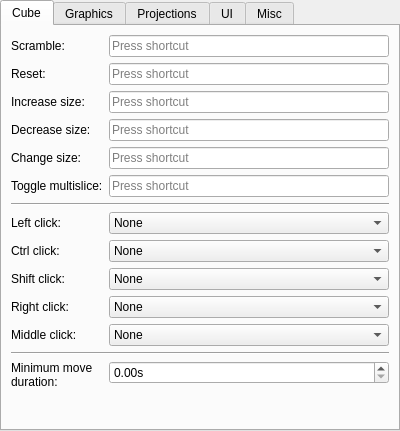
<?xml version="1.0" encoding="UTF-8"?>
<ui version="4.0">
 <class>ControlsWidget</class>
 <widget class="QWidget" name="ControlsWidget">
  <property name="geometry">
   <rect>
    <x>0</x>
    <y>0</y>
    <width>400</width>
    <height>431</height>
   </rect>
  </property>
  <property name="windowTitle">
   <string>Form</string>
  </property>
  <layout class="QVBoxLayout" name="verticalLayout">
   <property name="leftMargin">
    <number>0</number>
   </property>
   <property name="topMargin">
    <number>0</number>
   </property>
   <property name="rightMargin">
    <number>0</number>
   </property>
   <property name="bottomMargin">
    <number>0</number>
   </property>
   <item>
    <widget class="QTabWidget" name="tabWidget">
     <property name="currentIndex">
      <number>0</number>
     </property>
     <widget class="QWidget" name="tab">
      <attribute name="title">
       <string>Cube</string>
      </attribute>
      <layout class="QVBoxLayout" name="verticalLayout_2">
       <item>
        <layout class="QFormLayout" name="formLayout_4">
         <item row="0" column="0">
          <widget class="QLabel" name="label">
           <property name="text">
            <string>Scramble:</string>
           </property>
          </widget>
         </item>
         <item row="0" column="1">
          <widget class="QKeySequenceEdit" name="scrambleKeySequenceEdit"/>
         </item>
         <item row="1" column="0">
          <widget class="QLabel" name="label_2">
           <property name="text">
            <string>Reset:</string>
           </property>
          </widget>
         </item>
         <item row="1" column="1">
          <widget class="QKeySequenceEdit" name="resetKeySequenceEdit"/>
         </item>
         <item row="2" column="0">
          <widget class="QLabel" name="label_3">
           <property name="text">
            <string>Increase size:</string>
           </property>
          </widget>
         </item>
         <item row="2" column="1">
          <widget class="QKeySequenceEdit" name="increaseSizeKeySequenceEdit"/>
         </item>
         <item row="3" column="0">
          <widget class="QLabel" name="label_4">
           <property name="text">
            <string>Decrease size:</string>
           </property>
          </widget>
         </item>
         <item row="3" column="1">
          <widget class="QKeySequenceEdit" name="decreaseSizeKeySequenceEdit"/>
         </item>
         <item row="4" column="0">
          <widget class="QLabel" name="label_5">
           <property name="text">
            <string>Change size:</string>
           </property>
          </widget>
         </item>
         <item row="4" column="1">
          <widget class="QKeySequenceEdit" name="changeSizeKeySequenceEdit"/>
         </item>
         <item row="5" column="0">
          <widget class="QLabel" name="label_6">
           <property name="text">
            <string>Toggle multislice:</string>
           </property>
          </widget>
         </item>
         <item row="5" column="1">
          <widget class="QKeySequenceEdit" name="toggleMultisliceKeySequenceEdit"/>
         </item>
         <item row="6" column="0" colspan="2">
          <widget class="Line" name="line">
           <property name="orientation">
            <enum>Qt::Horizontal</enum>
           </property>
          </widget>
         </item>
         <item row="7" column="0">
          <widget class="QLabel" name="label_35">
           <property name="text">
            <string>Left click:</string>
           </property>
          </widget>
         </item>
         <item row="7" column="1">
          <widget class="QComboBox" name="leftClickComboBox">
           <item>
            <property name="text">
             <string>None</string>
            </property>
           </item>
           <item>
            <property name="text">
             <string>Quarter turn</string>
            </property>
           </item>
           <item>
            <property name="text">
             <string>Half turn</string>
            </property>
           </item>
           <item>
            <property name="text">
             <string>Rotation</string>
            </property>
           </item>
          </widget>
         </item>
         <item row="8" column="0">
          <widget class="QLabel" name="label_33">
           <property name="text">
            <string>Ctrl click:</string>
           </property>
          </widget>
         </item>
         <item row="8" column="1">
          <widget class="QComboBox" name="ctrlClickComboBox">
           <item>
            <property name="text">
             <string>None</string>
            </property>
           </item>
           <item>
            <property name="text">
             <string>Quarter turn</string>
            </property>
           </item>
           <item>
            <property name="text">
             <string>Half turn</string>
            </property>
           </item>
           <item>
            <property name="text">
             <string>Rotation</string>
            </property>
           </item>
          </widget>
         </item>
         <item row="9" column="0">
          <widget class="QLabel" name="label_34">
           <property name="text">
            <string>Shift click:</string>
           </property>
          </widget>
         </item>
         <item row="9" column="1">
          <widget class="QComboBox" name="shiftClickComboBox">
           <item>
            <property name="text">
             <string>None</string>
            </property>
           </item>
           <item>
            <property name="text">
             <string>Quarter turn</string>
            </property>
           </item>
           <item>
            <property name="text">
             <string>Half turn</string>
            </property>
           </item>
           <item>
            <property name="text">
             <string>Rotation</string>
            </property>
           </item>
          </widget>
         </item>
         <item row="10" column="0">
          <widget class="QLabel" name="label_36">
           <property name="text">
            <string>Right click:</string>
           </property>
          </widget>
         </item>
         <item row="10" column="1">
          <widget class="QComboBox" name="rightClickComboBox">
           <item>
            <property name="text">
             <string>None</string>
            </property>
           </item>
           <item>
            <property name="text">
             <string>Quarter turn</string>
            </property>
           </item>
           <item>
            <property name="text">
             <string>Half turn</string>
            </property>
           </item>
           <item>
            <property name="text">
             <string>Rotation</string>
            </property>
           </item>
          </widget>
         </item>
         <item row="11" column="0">
          <widget class="QLabel" name="label_37">
           <property name="text">
            <string>Middle click:</string>
           </property>
          </widget>
         </item>
         <item row="11" column="1">
          <widget class="QComboBox" name="middleClickComboBox">
           <item>
            <property name="text">
             <string>None</string>
            </property>
           </item>
           <item>
            <property name="text">
             <string>Quarter turn</string>
            </property>
           </item>
           <item>
            <property name="text">
             <string>Half turn</string>
            </property>
           </item>
           <item>
            <property name="text">
             <string>Rotation</string>
            </property>
           </item>
          </widget>
         </item>
         <item row="13" column="0">
          <widget class="QLabel" name="label_38">
           <property name="text">
            <string>Minimum move
duration:</string>
           </property>
          </widget>
         </item>
         <item row="13" column="1">
          <widget class="QDoubleSpinBox" name="minMoveDurationSpinBox">
           <property name="suffix">
            <string>s</string>
           </property>
           <property name="maximum">
            <double>1.000000000000000</double>
           </property>
           <property name="singleStep">
            <double>0.010000000000000</double>
           </property>
           <property name="value">
            <double>0.000000000000000</double>
           </property>
          </widget>
         </item>
         <item row="12" column="0" colspan="2">
          <widget class="Line" name="line_2">
           <property name="orientation">
            <enum>Qt::Horizontal</enum>
           </property>
          </widget>
         </item>
        </layout>
       </item>
      </layout>
     </widget>
     <widget class="QWidget" name="tab_2">
      <attribute name="title">
       <string>Graphics</string>
      </attribute>
      <layout class="QVBoxLayout" name="verticalLayout_3">
       <item>
        <layout class="QFormLayout" name="formLayout_5">
         <item row="1" column="0">
          <widget class="QLabel" name="label_7">
           <property name="text">
            <string>Zoom in:</string>
           </property>
          </widget>
         </item>
         <item row="1" column="1">
          <widget class="QKeySequenceEdit" name="zoomInKeySequenceEdit"/>
         </item>
         <item row="2" column="0">
          <widget class="QLabel" name="label_8">
           <property name="text">
            <string>Zoom out:</string>
           </property>
          </widget>
         </item>
         <item row="2" column="1">
          <widget class="QKeySequenceEdit" name="zoomOutKeySequenceEdit"/>
         </item>
         <item row="3" column="0">
          <widget class="QLabel" name="label_9">
           <property name="text">
            <string>Zoom in (small):</string>
           </property>
          </widget>
         </item>
         <item row="3" column="1">
          <widget class="QKeySequenceEdit" name="zoomInSmallKeySequenceEdit"/>
         </item>
         <item row="4" column="0">
          <widget class="QLabel" name="label_10">
           <property name="text">
            <string>Zoom out (small):</string>
           </property>
          </widget>
         </item>
         <item row="4" column="1">
          <widget class="QKeySequenceEdit" name="zoomOutSmallKeySequenceEdit"/>
         </item>
         <item row="7" column="0">
          <widget class="QLabel" name="label_11">
           <property name="text">
            <string>Toggle statistics:</string>
           </property>
          </widget>
         </item>
         <item row="7" column="1">
          <widget class="QKeySequenceEdit" name="toggleStatsKeySequenceEdit"/>
         </item>
         <item row="0" column="0">
          <widget class="QLabel" name="label_26">
           <property name="text">
            <string>Reset zoom:</string>
           </property>
          </widget>
         </item>
         <item row="0" column="1">
          <widget class="QKeySequenceEdit" name="resetZoomKeySequenceEdit"/>
         </item>
         <item row="5" column="0">
          <widget class="QLabel" name="label_27">
           <property name="text">
            <string>Zoom in (large):</string>
           </property>
          </widget>
         </item>
         <item row="6" column="0">
          <widget class="QLabel" name="label_28">
           <property name="text">
            <string>Zoom out (large):</string>
           </property>
          </widget>
         </item>
         <item row="5" column="1">
          <widget class="QKeySequenceEdit" name="zoomInLargeKeySequenceEdit"/>
         </item>
         <item row="6" column="1">
          <widget class="QKeySequenceEdit" name="zoomOutLargeKeySequenceEdit"/>
         </item>
        </layout>
       </item>
      </layout>
     </widget>
     <widget class="QWidget" name="tab_3">
      <attribute name="title">
       <string>Projections</string>
      </attribute>
      <layout class="QVBoxLayout" name="verticalLayout_4">
       <item>
        <layout class="QFormLayout" name="formLayout_6">
         <item row="0" column="0">
          <widget class="QLabel" name="label_12">
           <property name="text">
            <string>Reset projection:</string>
           </property>
          </widget>
         </item>
         <item row="1" column="0">
          <widget class="QLabel" name="label_13">
           <property name="text">
            <string>Change projection:</string>
           </property>
          </widget>
         </item>
         <item row="2" column="0">
          <widget class="QLabel" name="label_14">
           <property name="text">
            <string>Load projection 1:</string>
           </property>
          </widget>
         </item>
         <item row="3" column="0">
          <widget class="QLabel" name="label_15">
           <property name="text">
            <string>Load projection 2:</string>
           </property>
          </widget>
         </item>
         <item row="4" column="0">
          <widget class="QLabel" name="label_16">
           <property name="text">
            <string>Load projection 3:</string>
           </property>
          </widget>
         </item>
         <item row="5" column="0">
          <widget class="QLabel" name="label_17">
           <property name="text">
            <string>Load projection 4:</string>
           </property>
          </widget>
         </item>
         <item row="6" column="0">
          <widget class="QLabel" name="label_18">
           <property name="text">
            <string>Load projection 5:</string>
           </property>
          </widget>
         </item>
         <item row="7" column="0">
          <widget class="QLabel" name="label_19">
           <property name="text">
            <string>Load projection 6:</string>
           </property>
          </widget>
         </item>
         <item row="8" column="0">
          <widget class="QLabel" name="label_20">
           <property name="text">
            <string>Load projection 7:</string>
           </property>
          </widget>
         </item>
         <item row="9" column="0">
          <widget class="QLabel" name="label_21">
           <property name="text">
            <string>Load projection 8:</string>
           </property>
          </widget>
         </item>
         <item row="10" column="0">
          <widget class="QLabel" name="label_22">
           <property name="text">
            <string>Load projection 9:</string>
           </property>
          </widget>
         </item>
         <item row="11" column="0">
          <widget class="QLabel" name="label_23">
           <property name="text">
            <string>Load projection 10:</string>
           </property>
          </widget>
         </item>
         <item row="0" column="1">
          <widget class="QKeySequenceEdit" name="resetProjectionKeySequenceEdit"/>
         </item>
         <item row="1" column="1">
          <widget class="QKeySequenceEdit" name="changeProjectionKeySequenceEdit"/>
         </item>
         <item row="2" column="1">
          <widget class="QKeySequenceEdit" name="loadProjection1KeySequenceEdit"/>
         </item>
         <item row="3" column="1">
          <widget class="QKeySequenceEdit" name="loadProjection2KeySequenceEdit"/>
         </item>
         <item row="4" column="1">
          <widget class="QKeySequenceEdit" name="loadProjection3KeySequenceEdit"/>
         </item>
         <item row="5" column="1">
          <widget class="QKeySequenceEdit" name="loadProjection4KeySequenceEdit"/>
         </item>
         <item row="6" column="1">
          <widget class="QKeySequenceEdit" name="loadProjection5KeySequenceEdit"/>
         </item>
         <item row="7" column="1">
          <widget class="QKeySequenceEdit" name="loadProjection6KeySequenceEdit"/>
         </item>
         <item row="8" column="1">
          <widget class="QKeySequenceEdit" name="loadProjection7KeySequenceEdit"/>
         </item>
         <item row="9" column="1">
          <widget class="QKeySequenceEdit" name="loadProjection8KeySequenceEdit"/>
         </item>
         <item row="10" column="1">
          <widget class="QKeySequenceEdit" name="loadProjection9KeySequenceEdit"/>
         </item>
         <item row="11" column="1">
          <widget class="QKeySequenceEdit" name="loadProjection10KeySequenceEdit"/>
         </item>
        </layout>
       </item>
      </layout>
     </widget>
     <widget class="QWidget" name="tab_5">
      <attribute name="title">
       <string>UI</string>
      </attribute>
      <layout class="QVBoxLayout" name="verticalLayout_6">
       <item>
        <layout class="QFormLayout" name="formLayout_2">
         <item row="0" column="0">
          <widget class="QLabel" name="label_30">
           <property name="text">
            <string>Settings window:</string>
           </property>
          </widget>
         </item>
         <item row="1" column="0">
          <widget class="QLabel" name="label_31">
           <property name="text">
            <string>Replay recorder window:</string>
           </property>
          </widget>
         </item>
         <item row="2" column="0">
          <widget class="QLabel" name="label_32">
           <property name="text">
            <string>Reconstruction window:</string>
           </property>
          </widget>
         </item>
         <item row="0" column="1">
          <widget class="QKeySequenceEdit" name="settingsWindowKeySequenceEdit"/>
         </item>
         <item row="1" column="1">
          <widget class="QKeySequenceEdit" name="replayRecorderWindowKeySequenceEdit"/>
         </item>
         <item row="2" column="1">
          <widget class="QKeySequenceEdit" name="reconstructionWindowKeySequenceEdit"/>
         </item>
        </layout>
       </item>
      </layout>
     </widget>
     <widget class="QWidget" name="tab_4">
      <attribute name="title">
       <string>Misc</string>
      </attribute>
      <layout class="QVBoxLayout" name="verticalLayout_5">
       <item>
        <layout class="QFormLayout" name="formLayout">
         <item row="0" column="0">
          <widget class="QLabel" name="label_24">
           <property name="text">
            <string>Save:</string>
           </property>
          </widget>
         </item>
         <item row="0" column="1">
          <widget class="QKeySequenceEdit" name="saveKeySequenceEdit"/>
         </item>
         <item row="1" column="0">
          <widget class="QLabel" name="label_25">
           <property name="text">
            <string>Load:</string>
           </property>
          </widget>
         </item>
         <item row="1" column="1">
          <widget class="QKeySequenceEdit" name="loadKeySequenceEdit"/>
         </item>
         <item row="2" column="0">
          <widget class="QLabel" name="label_29">
           <property name="text">
            <string>Take screenshot:</string>
           </property>
          </widget>
         </item>
         <item row="2" column="1">
          <widget class="QKeySequenceEdit" name="screenshotKeySequenceEdit"/>
         </item>
        </layout>
       </item>
      </layout>
     </widget>
    </widget>
   </item>
  </layout>
 </widget>
 <resources/>
 <connections/>
</ui>
